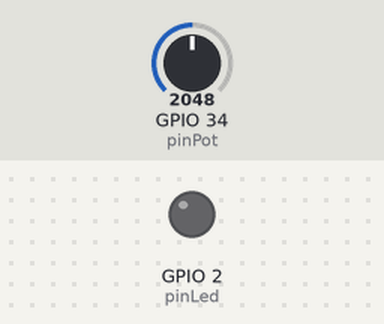
Recording of a sketch running on a simulated ESP32. On the bench: output pins drawn as LEDs (lit = HIGH). The test bench sets the inputs (shaded band); at power-on: GPIO 34 (pinPot) = 2048.

Above: at 0.0 s.
At 1.1 s:
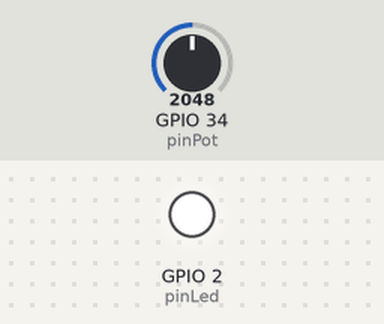
Timing chart, 0 to 2.6 s (numbered marks = the images above):
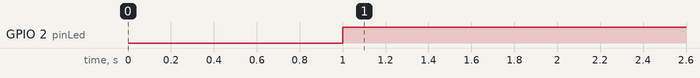

Measured:
- by itself, GPIO 2 (pinLed): LOW → HIGH at 1.0 s

The sketch:

sketch.ino
```cpp
// Declaramos la intensidad del brillo
int BRILLO = 0;
// Pin de entrada del potenciometro
int pinPot=34;
// Pin de salida al led
int pinLed=2;
//Características del PWM
const int frecuencia = 1000;
const int canal = 0;
const int resolucion = 10;
void setup()
{
  Serial.begin(9600);
  //Inicializamos las características del pwm
  ledcAttach(pinLed, frecuencia, resolucion);
  delay(1000);
}
void loop()
{
  if (analogRead(pinPot) > 1000) {
    analogWrite(pinLed, 255);
  } else {
    analogWrite(pinLed, 0);
  };
  //Obtenemos la señal del potenciometro
  //BRILLO = analogRead(pinPot);
  //Mostramos la señal del potenciometro
  //Serial.println(BRILLO);
  //desde 0 a 4095
  //Dividimos la señal en entre 16
  //BRILLO = (BRILLO / 16.2);
  //Serial.println(BRILLO);
  //Encendemos el led
  //analogWrite(pinLed, BRILLO);
  delay(100);
}
```
